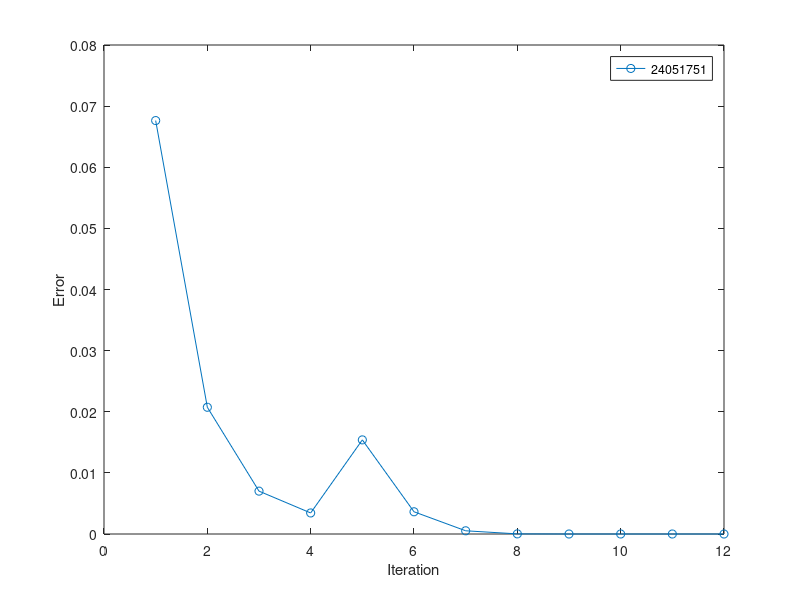

The MATLAB script that drew this image:
% root of the equation using newton Rapehson method    
f=@(x) x^3-0.165*x^2 + 0.004;
% f_dash = diff(f); % cant use it here for somereason so manual 
f_dash=@(x) 3*x^2 - 2*0.165*x;
X0=0.05;
f(X0)
f_dash(X0)
iter =0;
err=[];
X1=X0;

 while (f(X1)~=0)
  iter = iter+1
     X1=X0 - f(X0)/f_dash(X0)
     err(iter)=abs(f(X1))
     X0=X1;
 end

 X1
%now plotting the error
plot(err,'-o')
xlabel('Iteration')
ylabel('Error')
legend('24051751')
